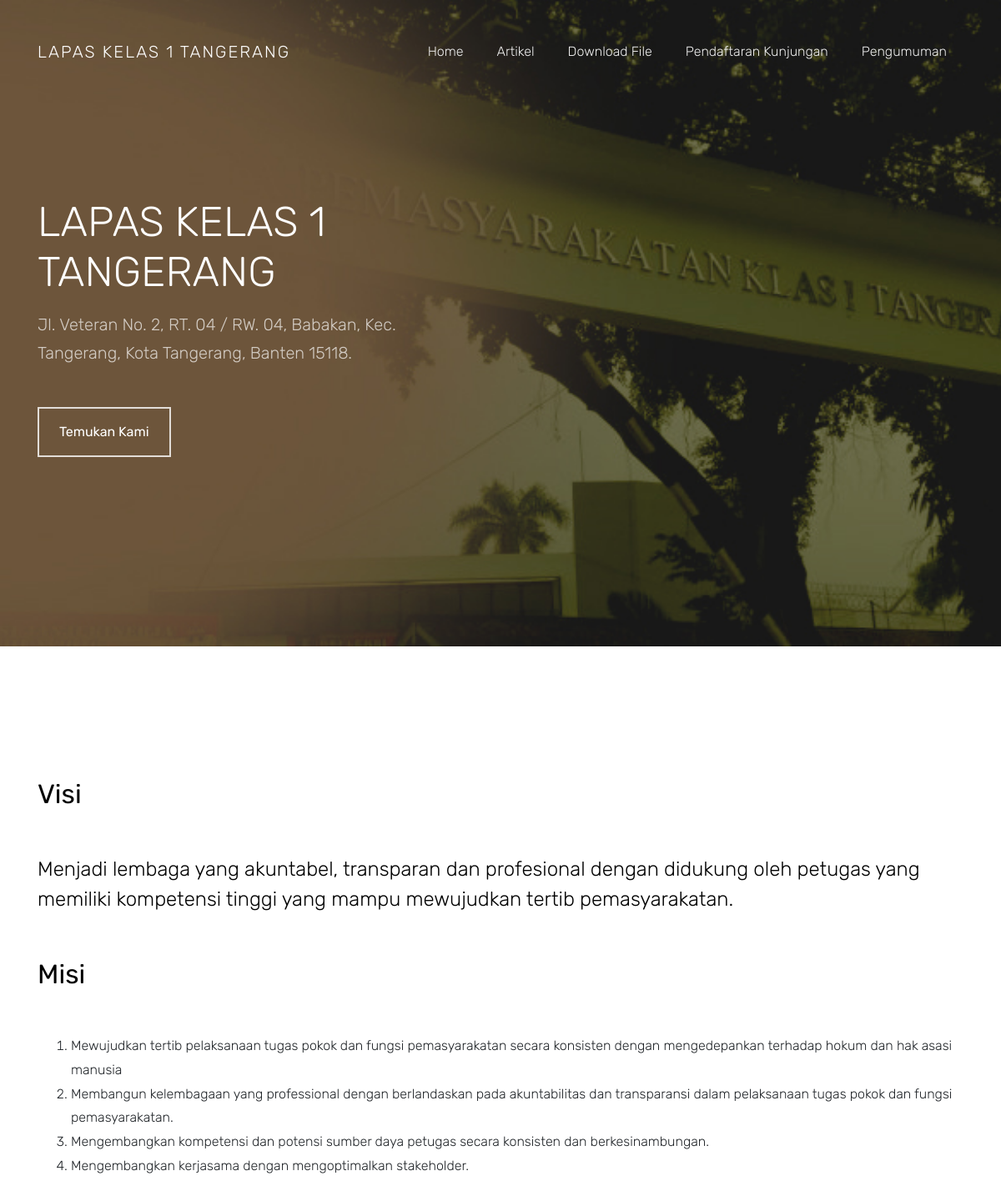
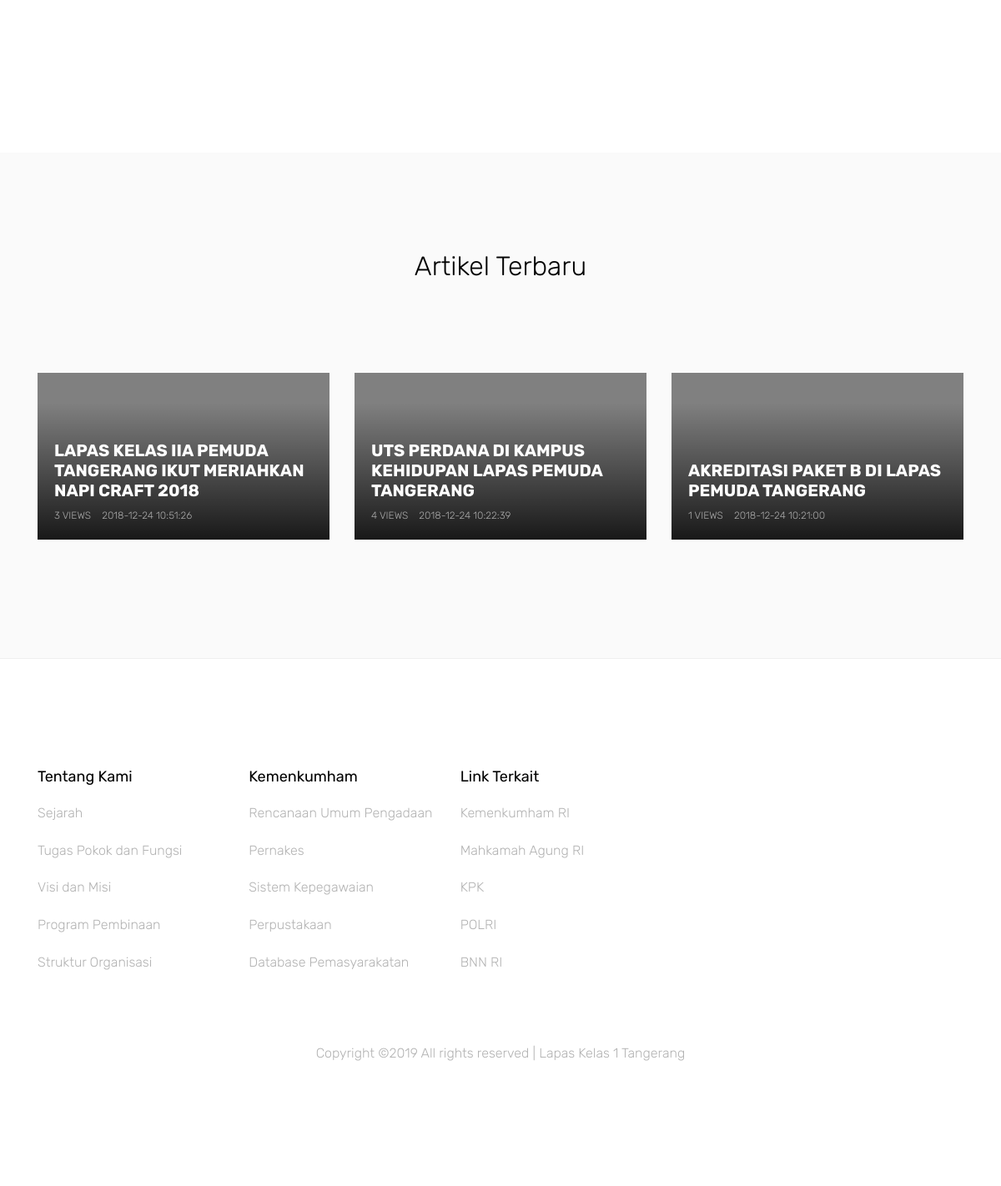
The page / on the database its author committed (2 pictures, top to bottom).
### tables this page shows
CREATE TABLE IF NOT EXISTS `artikel` (
  `id_artikel` varchar(5) NOT NULL,
  `judul_artikel` varchar(225) NOT NULL,
  `id_kategori_artikel` varchar(3) NOT NULL,
  `artikel` text NOT NULL,
  `username` varchar(8) NOT NULL,
  `tgl_terbit` datetime NOT NULL,
  `views` int(11) NOT NULL
);

### index.php (the view, shortened to what this page needs)
<!DOCTYPE html>
<html lang="en">
  <head>
    <link rel="stylesheet" href="assets/css/open-iconic-bootstrap.min.css">
    <link rel="stylesheet" href="assets/css/animate.css">
    <link rel="stylesheet" href="assets/css/owl.carousel.min.css">
    <link rel="stylesheet" href="assets/css/owl.theme.default.min.css">
    <link rel="stylesheet" href="assets/css/magnific-popup.css">
    <link rel="stylesheet" href="assets/css/aos.css">
    <link rel="stylesheet" href="assets/css/ionicons.min.css">
    <link rel="stylesheet" href="assets/css/bootstrap-datepicker.css">
    <link rel="stylesheet" href="assets/css/jquery.timepicker.css">
    <link rel="stylesheet" href="assets/css/flaticon.css">
    <link rel="stylesheet" href="assets/css/icomoon.css">
    <link rel="stylesheet" href="assets/css/style.css">
  </head>
  <body>
  <?php
    include 'include/navbar.php';
  ?>
    <section class="ftco-cover" style="background-image: url(assets/images/bg_1.jpg);" id="section-home" data-aos="fade"  data-stellar-background-ratio="0.5">
      <div class="container">
        <div class="row align-items-center ftco-vh-100">
          <div class="col-md-7">
            <h1 class="ftco-heading mb-3" data-aos="fade-up" data-aos-delay="500">LAPAS KELAS 1 TANGERANG</h1>
            <h2 class="h5 ftco-subheading mb-5" data-aos="fade-up"  data-aos-delay="600">Jl. Veteran No. 2, RT. 04 / RW. 04, Babakan, Kec. Tangerang, Kota Tangerang, Banten 15118.</h2>
            <p data-aos="fade-up"  data-aos-delay="700"><a href="https://www.google.co.id/maps/place/SMKS+Mandiri/@-6.2860474,106.5467925,15z/data=!4m5!3m4!1s0x0:0x1c19f6c5bcd00c4e!8m2!3d-6.2860474!4d106.5467925" class="btn btn-outline-white px-4 py-3" target="_blank">Temukan Kami</a></p>
          </div>
        </div>
      </div>
    </section>
    <section class="ftco-section" id="section-about">
      <div class="container">
        <div class="row">
          <div class="col-md-12  mb-5" data-aos="fade-up">
            <h2 class="ftco-heading heading-thin mb-5"><strong>Visi</strong></h2>
            <h4 class="ftco-heading heading-thin mb-5">Menjadi lembaga yang akuntabel, transparan dan profesional dengan didukung oleh petugas yang memiliki kompetensi tinggi yang mampu mewujudkan tertib pemasyarakatan.</h4>
            <h2 class="ftco-heading heading-thin mb-5"><strong>Misi</strong></h2>
            <ol>
              <li>Mewujudkan tertib pelaksanaan tugas pokok dan fungsi pemasyarakatan secara konsisten dengan mengedepankan terhadap hokum dan hak asasi manusia</li>
              <li>Membangun kelembagaan yang professional dengan berlandaskan pada akuntabilitas dan transparansi dalam pelaksanaan tugas pokok dan fungsi pemasyarakatan.</li>
              <li>Mengembangkan kompetensi dan potensi sumber daya petugas secara konsisten dan berkesinambungan.</li>
              <li>Mengembangkan kerjasama dengan mengoptimalkan stakeholder.</li>
            </ol>
          </div>
        </div>
      </div>
    </section>
    <div class="ftco-section bg-light">
      <div class="container">
        <div class="row justify-content-center mb-5 pb-5">
          <div class="col-md-7 text-center"  data-aos="fade-up">
            <h2>Artikel Terbaru</h2>
          </div>
        </div>
        <div class="row">
        <?php
            $r = $con->query("SELECT artikel.id_artikel, artikel.judul_artikel, artikel.id_kategori_artikel, kategori_artikel.kategori_artikel, artikel.artikel, artikel.username, artikel.tgl_terbit, artikel.views FROM kategori_artikel INNER JOIN artikel ON kategori_artikel.id_kategori_artikel = artikel.id_kategori_artikel WHERE kategori_artikel.kategori_artikel<>'Pengumuman' ORDER BY artikel.id_artikel DESC LIMIT 3");
            while ($rr = $r->fetch_array()) {
        ?>
          <div class="col-md-6 col-lg-4" data-aos="fade-up">
            <a href="blog-single?id_artikel=<?php echo $rr['id_artikel'];?>" class="block-5" style="background-color: grey;">
              <div class="text">
                <h3 class="heading"><?php echo $rr['judul_artikel'];?></h3>
                <div class="post-meta">
                  <span><?php echo $rr['views'];?> Views</span>
                  <span><?php echo $rr['tgl_terbit'];?></span>
                </div>
              </div>
            </a>
          </div>
          <?php
              }
          ?>
        </div>
      </div>
    </div>
    <?php
      include 'include/footer.php';
    ?>
  </body>
</html>

### rows shown on the page
artikel: judul_artikel "LAPAS KELAS IIA PEMUDA TANGERANG IKUT MERIAHKAN NAPI CRAFT 2018", views "3", tgl_terbit "2018-12-24 10:51:26"
artikel: judul_artikel "UTS PERDANA DI KAMPUS KEHIDUPAN LAPAS PEMUDA TANGERANG", views "4", tgl_terbit "2018-12-24 10:22:39"
artikel: judul_artikel "AKREDITASI PAKET B DI LAPAS PEMUDA TANGERANG", views "1", tgl_terbit "2018-12-24 10:21:00"
